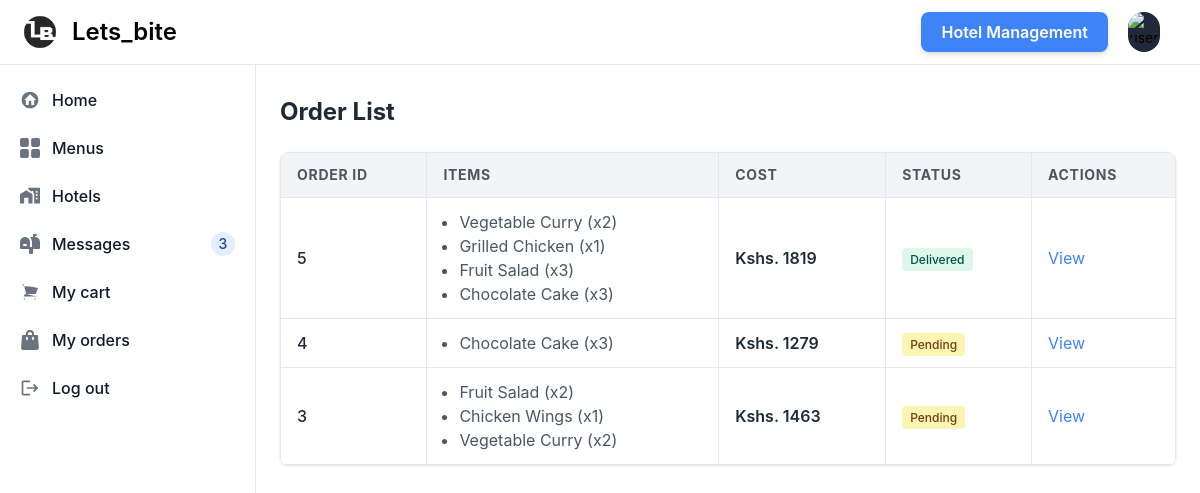
/orders/ (signed in), run on the app's committed database.
### hotel/models.py (models this page shows, shortened)
class Order(models.Model):
    class Status(models.TextChoices):
        Packing = 'Packing',
        InTransit = 'In-transit',
        Delivered = 'Delivered',
        Cancelled = 'Cancelled',
    user = models.ForeignKey(CustomUser, on_delete=models.CASCADE)
    hotel = models.ForeignKey(Hotel,on_delete=models.DO_NOTHING)
    created_at = models.DateTimeField(auto_now_add=True)
    updated_at = models.DateTimeField(auto_now=True)
    cost = models.IntegerField( default=0)
    status = models.CharField(max_length=50, choices=Status.choices, default= Status.Packing)

class OrderItem(models.Model):
    order = models.ForeignKey(Order, related_name="items", on_delete=models.CASCADE)
    menu_item = models.ForeignKey(Menu, on_delete=models.CASCADE)
    quantity = models.PositiveIntegerField()
    price = models.DecimalField(max_digits=10, decimal_places=2)

class Menu(models.Model):
    class Category(models.TextChoices):
        Starter = 'Starter',
        Main_Course = 'Main Course',
        Dessert = 'Dessert',
        Beverage = 'Beverage',
    hotel = models.ForeignKey(Hotel,on_delete=models.CASCADE)
    title = models.CharField(max_length=200)
    description = models.TextField()
    menu_image = models.ImageField(upload_to='menu', default='hotel_default.png')
    price = models.IntegerField()
    category = models.CharField(max_length=50,choices=Category.choices, default=Category.Main_Course)
    availability = models.BooleanField(default=True)
    created_at = models.DateTimeField(auto_now_add=True)
    updated_at = models.DateTimeField(auto_now=True)

### home/views.py (the view)
# urls.py: path('orders/', order, name='order-list'),
@login_required
def order(request):
    orders = Order.objects.filter(user = request.user).order_by('-created_at')
    context = {
        'orders': orders
    }
    return render(request,'home/order_list.html', context)

### home/templates/home/order_list.html (shortened to what this page needs)
{% extends 'home/base.html' %}
{% load static %}
{% block content %}
<div class="container mx-auto px-4 py-8">
    <h1 class="text-2xl font-bold text-gray-800 mb-6">Order List</h1>
    {% if orders %}
    <div class="overflow-x-auto shadow rounded-lg">
      <table class="min-w-full bg-white border border-gray-200">
        <thead>
          <tr class="bg-gray-100 text-left text-gray-600 text-sm font-medium uppercase tracking-wider">
            <th class="px-4 py-3 border">Order ID</th>
            <th class="px-4 py-3 border">Items</th>
            <th class="px-4 py-3 border">Cost</th>
            <th class="px-4 py-3 border">Status</th>
            <th class="px-4 py-3 border">Actions</th>
          </tr>
        </thead>
        <tbody>
          {% for order in orders %}
          <tr class="hover:bg-gray-50">
            <td class="px-4 py-3 border font-medium text-gray-800">{{ order.id }}</td>
            <td class="px-4 py-3 border text-gray-600">
              <ul class="list-disc ml-4">
                {% for item in order.items.all %}
                <li>{{ item.menu_item.title }} (x{{ item.quantity }})</li>
                {% endfor %}
              </ul>
            </td>
            <td class="px-4 py-3 border text-gray-800 font-semibold">Kshs. {{ order.cost }}</td>
            <td class="px-4 py-3 border">
              {% if order.status == "Packing" %}
              <span class="bg-yellow-100 text-yellow-800 px-2 py-1 rounded text-xs font-medium">Pending</span>
              {% elif order.status == "In-transit" %}
              <span class="bg-green-100 text-blue-800 px-2 py-1 rounded text-xs font-medium">In transit</span>
              {% elif order.status == "Delivered" %}
              <span class="bg-green-100 text-green-800 px-2 py-1 rounded text-xs font-medium">Delivered</span>
              {% elif order.status == "Cancelled" %}
              <span class="bg-red-100 text-red-800 px-2 py-1 rounded text-xs font-medium">Cancelled</span>
              {% endif %}
            </td>
            <td class="px-4 py-3 border">
              <div class="flex space-x-2">
                <a href="{% url 'order-details' order.id %}" class="text-blue-500 hover:text-blue-700">View</a>
              </div>
            </td>
          </tr>
          {% endfor %}
        </tbody>
      </table>
    </div>
    {% else %}
    <div class="text-center text-gray-600 mt-12">
      <p class="text-lg">No orders found.</p>
      <a href="{% url 'menu' %}" class="text-blue-500 hover:underline">Start browsing the menu</a>
    </div>
    {% endif %}
  </div>
  {% endblock content %}

### data on the page
Order: id "5", cost "1819", status "Delivered"
OrderItem: menu_item "Vegetable Curry", quantity "2"
OrderItem: menu_item "Grilled Chicken", quantity "1"
OrderItem: menu_item "Fruit Salad", quantity "3"
OrderItem: menu_item "Chocolate Cake", quantity "3"
Order: id "4", cost "1279", status "Pending"
OrderItem: menu_item "Chocolate Cake", quantity "3"
Order: id "3", cost "1463", status "Pending"
OrderItem: menu_item "Fruit Salad", quantity "2"
OrderItem: menu_item "Chicken Wings", quantity "1"
OrderItem: menu_item "Vegetable Curry", quantity "2"
